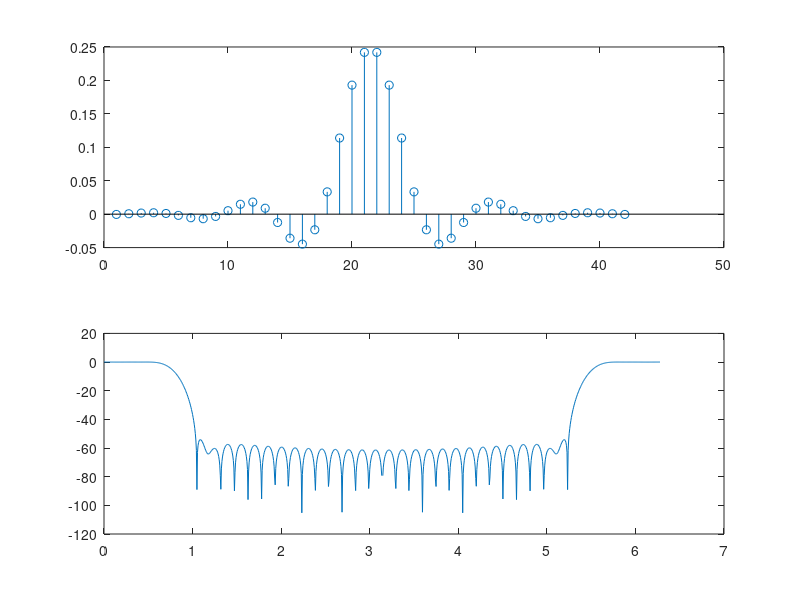
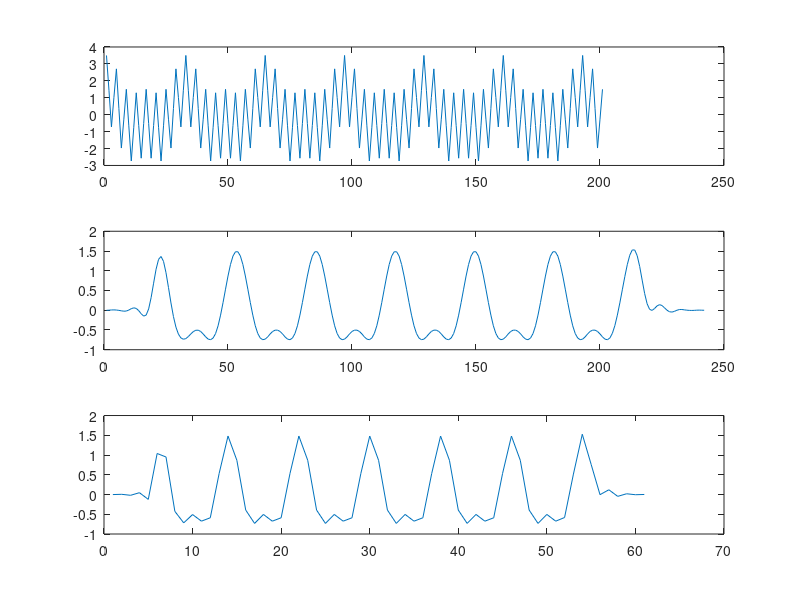
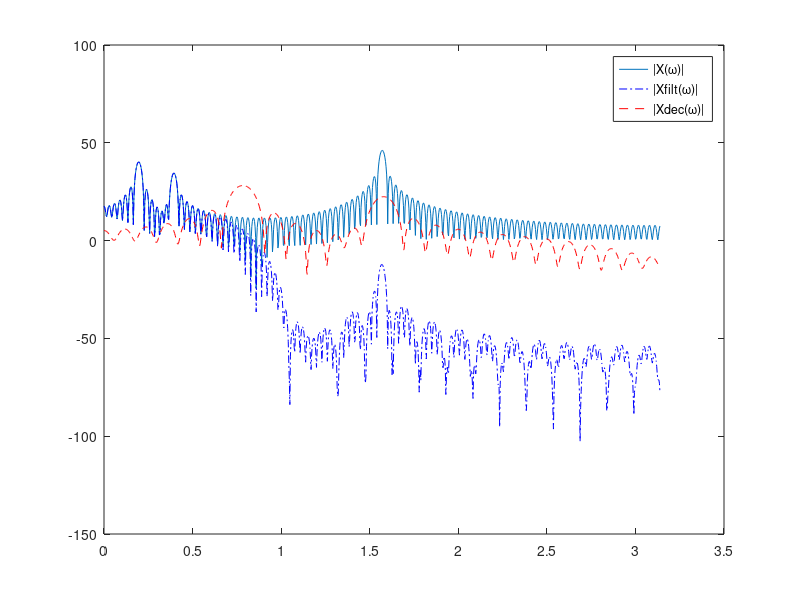
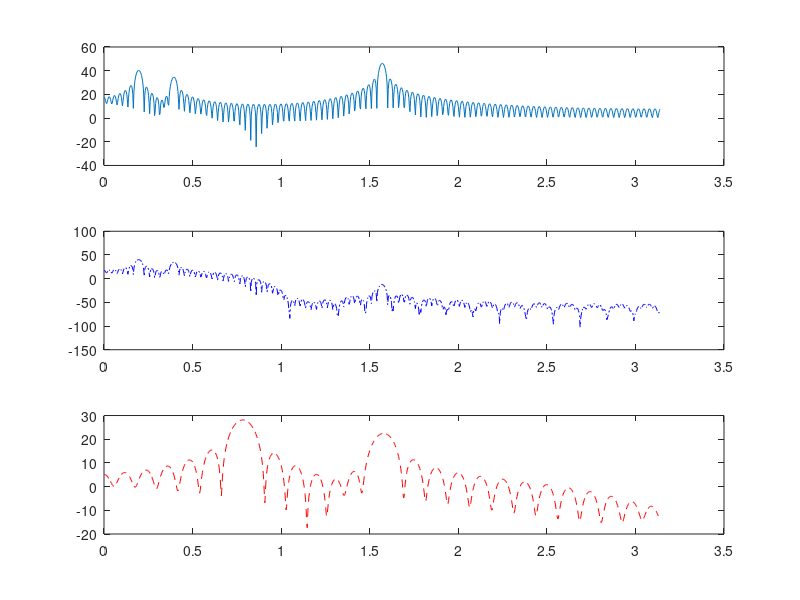

MATLAB code to generate these figures, in order:
clc
clear all
close all

Nfft=1024;
N=41;
M=4;
fc=1/(2*M)


h = fir1(N,2*fc) ;
figure,
subplot(211), stem(h)
H=fft(h,Nfft);
w=2*pi*[0:Nfft-1]./Nfft;
subplot(212), plot(w,20*log10(abs(H)))
%subplot(212), plot(w,fftshift(20*log10(abs(H))))

w1=pi/16;
w2=pi/8;
w3=pi/2;
n=[0:200];
x = cos(w1*n)+0.5*cos(w2*n)+2*cos(w3*n);

% filtering
xfilt = conv(h,x);

%downsampling
xdec = xfilt(1:M:end);

figure,
subplot(3,1,1), plot(x)
subplot(3,1,2), plot(xfilt)
subplot(3,1,3), plot(xdec)

[H, w] = freqz(x, 1, 1024) ;
[Hfilt, w] = freqz(xfilt,1,1024) ;
[Hdec, w] = freqz(xdec,1,1024);
figure,
plot(w, 10*log10(abs(H).^2));
hold on
plot(w, 10*log10(abs(Hfilt).^2), 'b-.');
plot(w, 10*log10(abs(Hdec).^2), 'r--');
hold off
legend('|X(\omega)|', '|Xfilt(\omega)|', '|Xdec(\omega)|') ;

figure,
subplot(3,1,1), plot(w, 10*log10(abs(H).^2))
subplot(3,1,2), plot(w, 10*log10(abs(Hfilt).^2), 'b-.');
subplot(3,1,3), plot(w, 10*log10(abs(Hdec).^2), 'r--');

% compare the output and the downsampled spectra
figure, subplot(211)
plot(w, 10*log10(abs(Hdec).^2), 'r--');
hold on
[Hdown, w] = freqz(x(1:M:end),1,1024);
plot(w, 10*log10(abs(Hdown).^2));
hold off
subplot(2,1,2), plot(xdec)
hold on,
plot(x(1:M:end),'r')
hold off


% see also
d=decimate(x,M); 
figure,
plot(w, 10*log10(abs(Hdec).^2), 'r--');
hold on
[D, w] = freqz(d,1,1024);
plot(w, 10*log10(abs(D).^2));
hold off
legend('|Xdec(\omega)|', '|Dec(\omega)|') ;


%swap
xdown=x(1:M:end);
hdown=h(1:M:end);
xdf=conv(xdown,hdown);
figure,
plot(w, 10*log10(abs(Hdec).^2), 'r--');
hold on
[Hdf, w] = freqz(xdf,1,1024);
plot(w, 10*log10(abs(Hdf).^2));
hold off

xdown=x(1:M:end);
xdf=conv(xdown,h);
figure,
plot(w, 10*log10(abs(Hdec).^2), 'r--');
hold on
[Hdf, w] = freqz(xdf,1,1024);
plot(w, 10*log10(abs(Hdf).^2));
hold off
